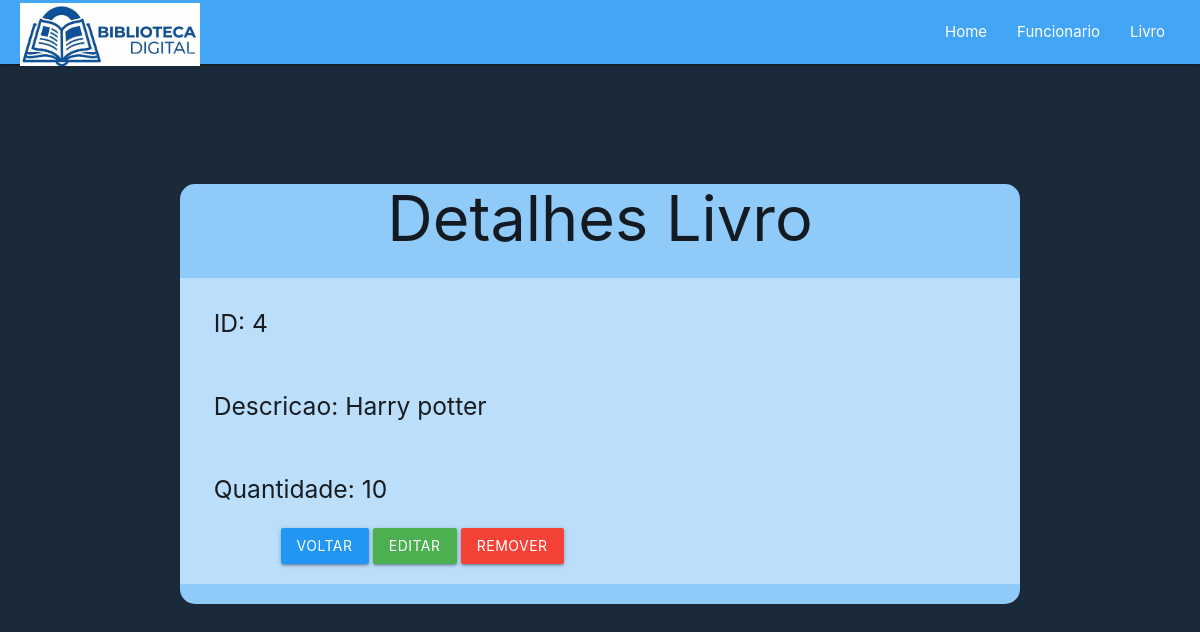
The app's page /VIEW/LIVRO/detalhelivro.php?id=4 with its own data.
### tables this page shows
CREATE TABLE `livro` (
  `id` int(11) NOT NULL,
  `descricao` varchar(70) NOT NULL,
  `quantidade` int(4) NOT NULL
);

### DAL/livro.php (called while the page is built, shortened)
<?php
    include_once $_SERVER['DOCUMENT_ROOT'] . "/Bibliotecaphp/DAL/conexao.php";
    include_once $_SERVER['DOCUMENT_ROOT'] . "/Bibliotecaphp/MODEL/livro.php";
    class Livro{
        public function Selectbyid(int $id){
        $sql = "Select * from livro where id=?;";
        $con = Conexao::conectar();
        $query = $con->prepare($sql);
        $query->execute(array($id));
        $linha = $query->fetch(\PDO::FETCH_ASSOC);
        $livro = new \MODEL\Livro();
        $livro->setId($linha['id']);
        $livro->setDescricao($linha['descricao']);
        $livro->setQuantidade($linha['quantidade']);
        return $livro;
        }
    }
?>

### DAL/conexao.php (called while the page is built, shortened)
<?php
    class Conexao{
        private static $dbNome = 'biblioteca';
        private static $dbHost = 'localhost';
        private static $dbUsuario = 'root';
        private static $dbSenha = '';
        private static $cont = null;
        public static function conectar(){
            if(self::$cont == null){
                try{
                    self::$cont = new PDO("mysql:host=" . self::$dbHost . ";dbname=" . self::$dbNome, self::$dbUsuario , self::$dbSenha);
                }
                catch(\PDOException $exception){
                    die($exception->getMessage());
                }
            }
            return self::$cont;
        }
        public static function desconectar(){
            self::$cont = null;
            return self::$cont;
        }
    }
?>

### MODEL/livro.php (called while the page is built, shortened)
<?php
    class Livro{
        private ?int $id;
        private ?string $descricao;
        private ?int $quantidade;
        public function getId(){
            return $this->id;
        }
        public function setId(int $id){
            $this->id = $id;
        }
        public function getDescricao(){
            return $this->descricao;
        }
        public function setDescricao(string $descricao){
            $this->descricao = $descricao;
        }
        public function getQuantidade(){
            return $this->quantidade;
        }
        public function setQuantidade(int $quantidade){
            $this->quantidade = $quantidade;
        }
    }
?>

### VIEW/LIVRO/detalhelivro.php (the view, shortened to what this page needs)
<?php
    $id = $_GET['id'];
    include_once $_SERVER['DOCUMENT_ROOT'] . "/Bibliotecaphp/menu.php";
    include_once $_SERVER['DOCUMENT_ROOT'] . "/Bibliotecaphp/DAL/livro.php";
    include_once $_SERVER['DOCUMENT_ROOT'] . "/Bibliotecaphp/MODEL/livro.php";
    $dalLivro = new DAL\Livro();
    $livro = $dalLivro->Selectbyid($id);
?>
<!DOCTYPE html>
<html lang="en">
<head>
    <link rel="stylesheet" href="https://cdnjs.cloudflare.com/ajax/libs/materialize/1.0.0/css/materialize.min.css">
</head>
<body style="background-color: #1a2a3a;">
    <div class="row container col s12 blue lighten-3" style="border-radius: 15px; margin-top: 10%">
        <div>
            <h1 class="center">Detalhes Livro</h1>
        </div>
        <div class="row col s12 blue lighten-4">
            <form action="" method="post" class="col s10">
                <div class="input-field col s10">
                    <h5>ID: <?php echo $livro->getId(); ?></h5>
                </div>
                <div class="input-field col s10">
                    <h5>Descricao: <?php echo $livro->getDescricao(); ?></h5>
                </div>
                <div class="input-field col s10">
                    <h5>Quantidade: <?php echo $livro->getQuantidade(); ?></h5>
                </div>
                <div class="row center col s8">
                    <a class="waves-effect waves-light btn blue" href="listarlivro.php">Voltar</a>
                    <a class="waves-effect waves-light btn green" href="editarlivro.php?id=<?php echo $livro->getId(); ?>">Editar</a>
                    <a class="waves-effect waves-light btn red" onclick="JavaScript: remover(<?php echo $livro->getId(); ?>)">Remover</a>
                </div>
            </form>
        </div>
    </div>
</body>
</html>

### records on screen
livro: id "4", descricao "Harry potter", quantidade "10"
